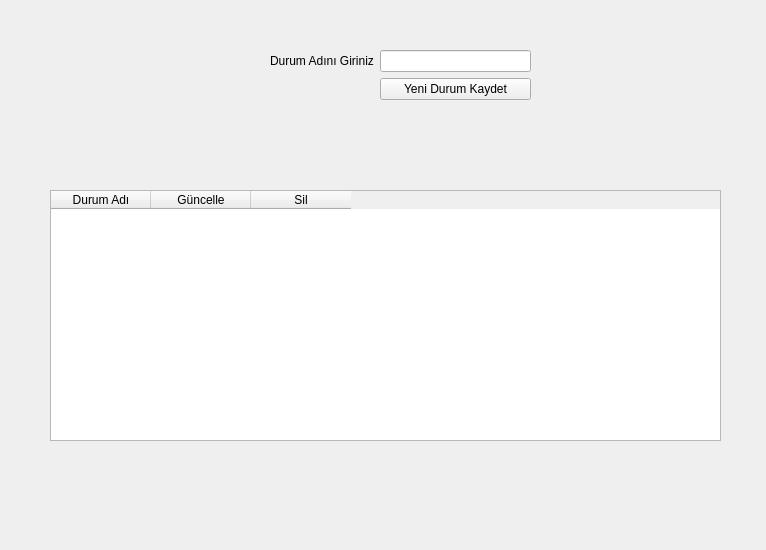
<?xml version="1.0" encoding="UTF-8"?>
<ui version="4.0">
 <class>Form</class>
 <widget class="QWidget" name="Form">
  <property name="geometry">
   <rect>
    <x>0</x>
    <y>0</y>
    <width>766</width>
    <height>550</height>
   </rect>
  </property>
  <property name="windowTitle">
   <string>Form</string>
  </property>
  <widget class="QTableWidget" name="tableWidget">
   <property name="geometry">
    <rect>
     <x>50</x>
     <y>190</y>
     <width>671</width>
     <height>251</height>
    </rect>
   </property>
   <column>
    <property name="text">
     <string>Durum Adı</string>
    </property>
   </column>
   <column>
    <property name="text">
     <string>Güncelle</string>
    </property>
   </column>
   <column>
    <property name="text">
     <string>Sil</string>
    </property>
   </column>
  </widget>
  <widget class="QWidget" name="formLayoutWidget">
   <property name="geometry">
    <rect>
     <x>270</x>
     <y>50</y>
     <width>261</width>
     <height>80</height>
    </rect>
   </property>
   <layout class="QFormLayout" name="formLayout">
    <item row="0" column="0">
     <widget class="QLabel" name="birimAdNGirinizLabel">
      <property name="text">
       <string>Durum Adını Giriniz</string>
      </property>
     </widget>
    </item>
    <item row="0" column="1">
     <widget class="QLineEdit" name="durum_adi"/>
    </item>
    <item row="1" column="1">
     <widget class="QPushButton" name="pushButton">
      <property name="text">
       <string>Yeni Durum Kaydet</string>
      </property>
     </widget>
    </item>
   </layout>
  </widget>
 </widget>
 <resources/>
 <connections/>
</ui>
